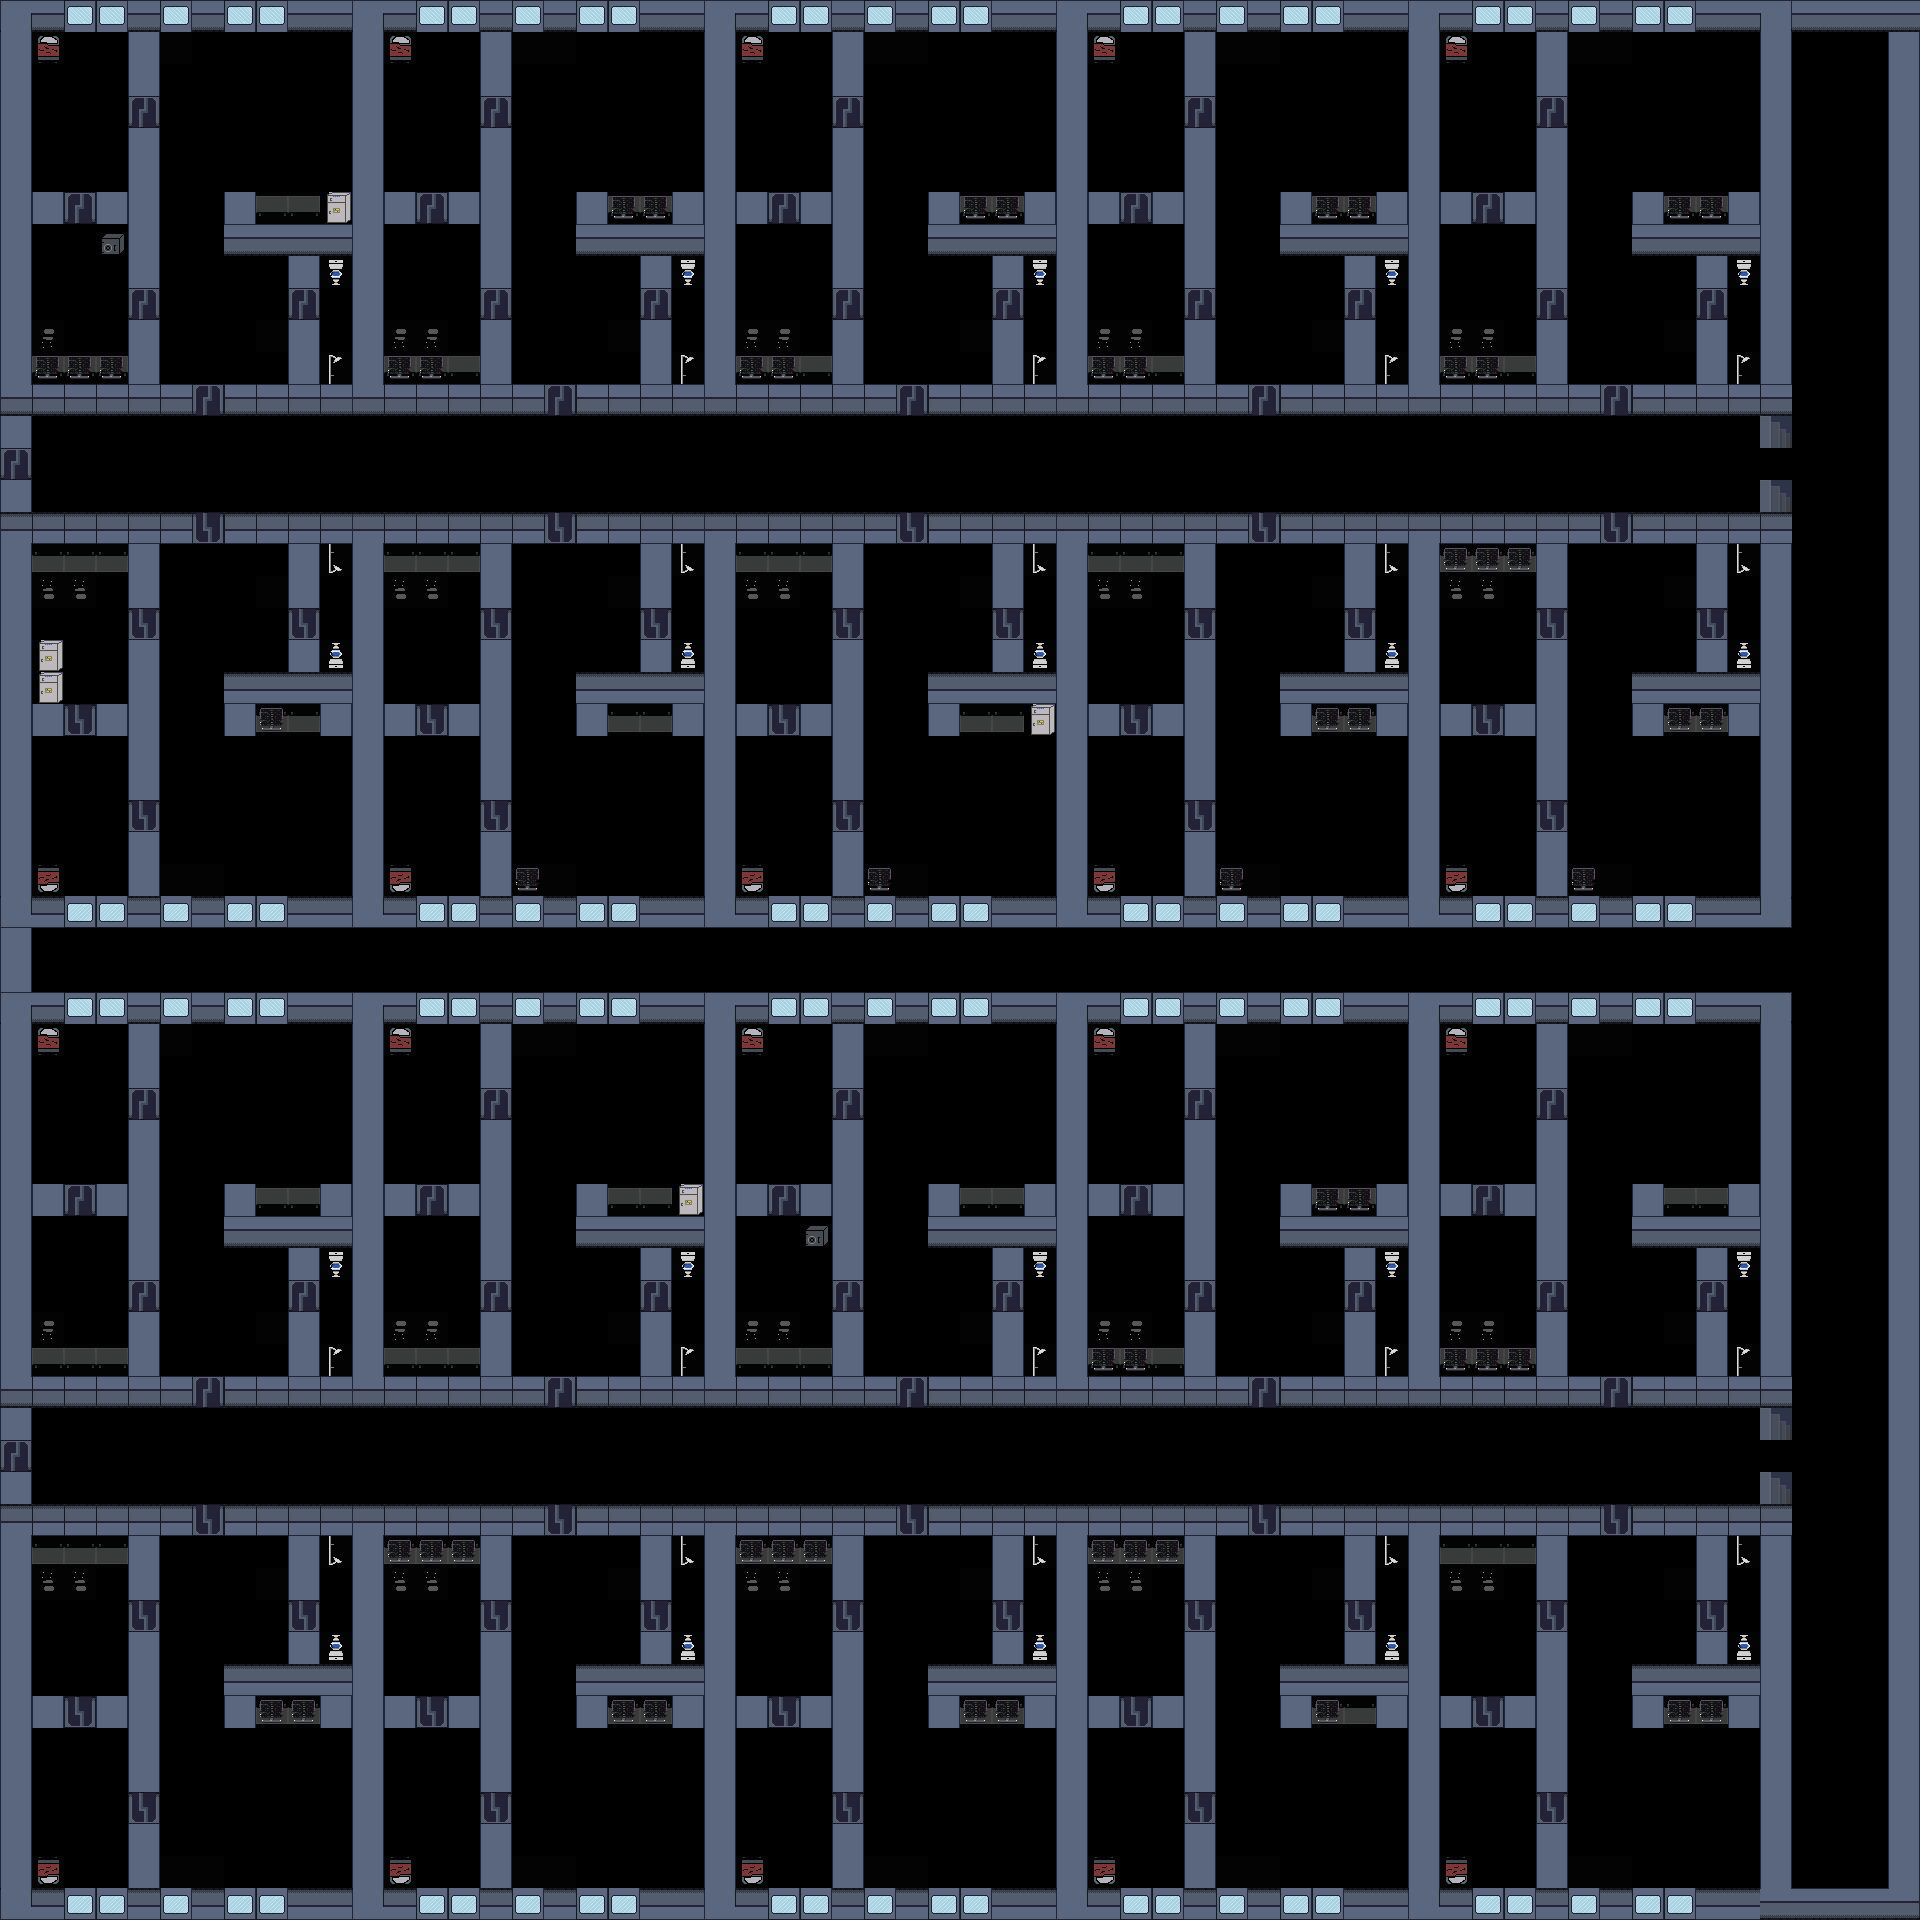

Below is a game level as drawn by its tile map, then a one-line description and the .tmx that defines it (tile-layer data replaced by summaries):
An orthogonal 60x60 tile map with 32x32 px tiles, 2 tile layers (main, animated), 1 hidden layer not drawn.

<map version="1.10" tiledversion="1.11.0" orientation="orthogonal" renderorder="right-down" width="60" height="60" tilewidth="32" tileheight="32" infinite="0" nextlayerid="6" nextobjectid="1">
 <tileset firstgid="1" source="tileset2.tsx" />
 <layer id="1" name="main" width="60" height="60">
  <data>[3600 cells, 1642 non-empty, 23 distinct tile ids]</data>
 </layer>
 <layer id="4" name="spawners" width="60" height="60" visible="0">
  <data>[3600 cells, 0 non-empty, 0 distinct tile ids]</data>
 </layer>
 <layer id="5" name="animated" width="60" height="60">
  <data>[3600 cells, 61 non-empty, 3 distinct tile ids]</data>
 </layer>
</map>